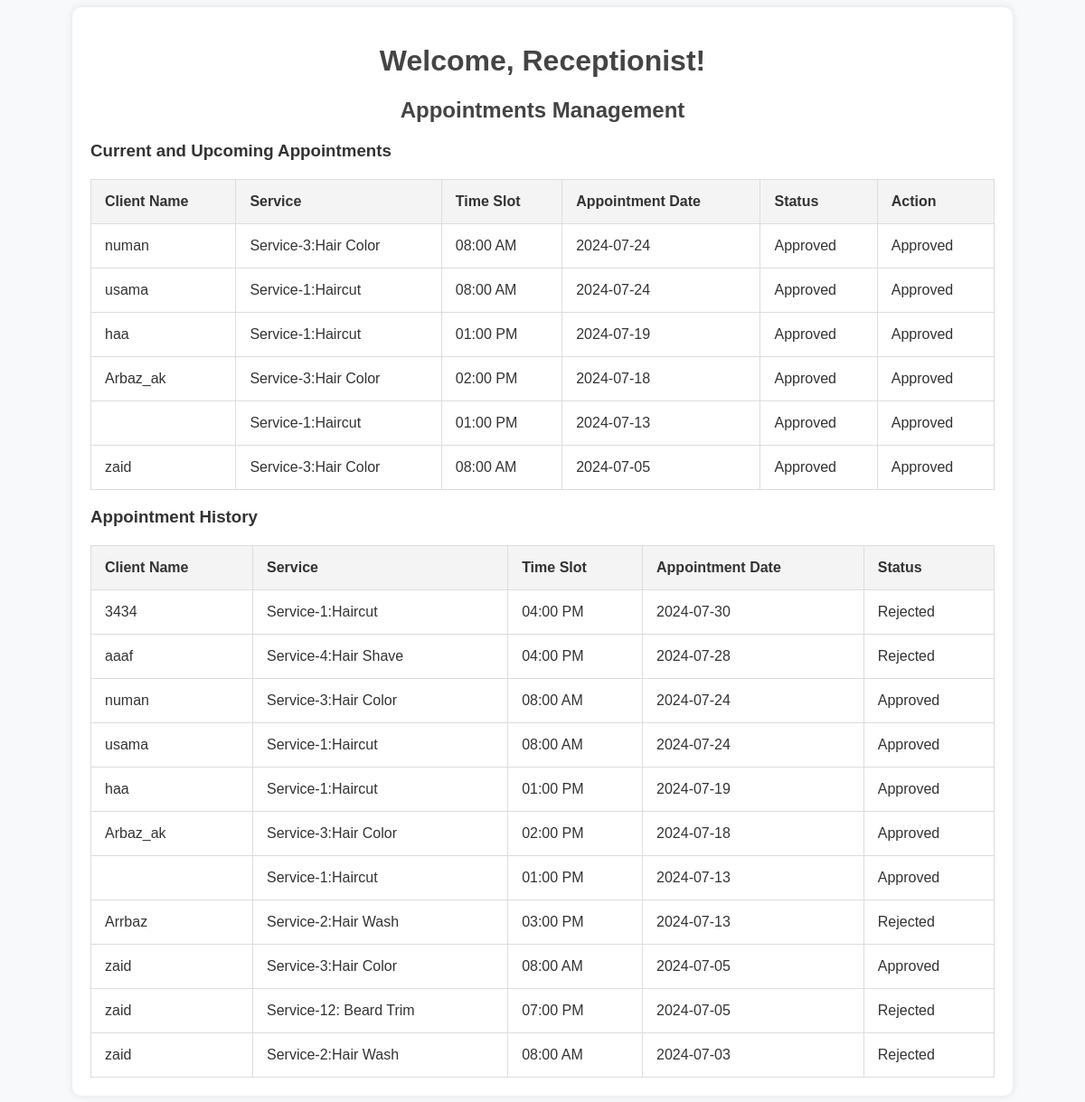
Page /e_project_saloon_management/barber-shop-template/receptionist_dashboard.php (signed in) on the committed database.
### tables this page shows
CREATE TABLE `appointments` (
  `id` int(11) NOT NULL,
  `user_id` int(11) DEFAULT NULL,
  `user_name` varchar(100) NOT NULL,
  `stylist_id` int(11) NOT NULL,
  `user_email` varchar(100) NOT NULL,
  `service_id` varchar(255) NOT NULL,
  `appointment_date` date NOT NULL,
  `time_slot_id` int(11) DEFAULT NULL,
  `status` enum('pending','approved','rejected') DEFAULT 'pending'
);

CREATE TABLE `services` (
  `id` int(11) NOT NULL,
  `service_name` varchar(255) NOT NULL,
  `price` decimal(10,2) NOT NULL,
  `description` text DEFAULT NULL,
  `created_at` timestamp NOT NULL DEFAULT current_timestamp()
);

CREATE TABLE `time_slots` (
  `id` int(11) NOT NULL,
  `slot_time` time NOT NULL
);

### e_project_saloon_management/barber-shop-template/receptionist_dashboard.php (the view, shortened to what this page needs)
<?php
include('../admin_panel/db_connection.php');
$current_appointments_sql = "
    SELECT a.*, t.slot_time, s.service_name
    FROM appointments a
    JOIN time_slots t ON a.time_slot_id = t.id
    JOIN services s ON a.service_id = s.id
    WHERE a.status = 'pending' OR a.status = 'approved'
    ORDER BY a.appointment_date DESC
";
$current_appointments_result = $conn->query($current_appointments_sql);
$appointment_history_sql = "
    SELECT a.*, t.slot_time, s.service_name
    FROM appointments a
    JOIN time_slots t ON a.time_slot_id = t.id
    JOIN services s ON a.service_id = s.id
    WHERE a.status != 'pending'
    ORDER BY a.appointment_date DESC
";
$appointment_history_result = $conn->query($appointment_history_sql);
?>
<!DOCTYPE html>
<html>
<head>
</head>
<body>
<div class="container">
    <h1>Welcome, Receptionist!</h1>
    <h2>Appointments Management</h2>
    <h3>Current and Upcoming Appointments</h3>
    <?php if ($current_appointments_result->num_rows > 0): ?>
        <table>
            <thead>
                <tr>
                    <th>Client Name</th>
                    <th>Service</th>
                    <th>Time Slot</th>
                    <th>Appointment Date</th>
                    <th>Status</th>
                    <th>Action</th>
                </tr>
            </thead>
            <tbody>
                <?php while ($appointment = $current_appointments_result->fetch_assoc()): ?>
                    <tr>
                        <td><?= htmlspecialchars($appointment['user_name']) ?></td>
                        <td><?= htmlspecialchars($appointment['service_name']) ?></td>
                        <td><?= htmlspecialchars(date('h:i A', strtotime($appointment['slot_time']))) ?></td>
                        <td><?= htmlspecialchars($appointment['appointment_date']) ?></td>
                        <td><?= ucfirst(htmlspecialchars($appointment['status'])) ?></td>
                        <td>
                            <?php if ($appointment['status'] == 'pending'): ?>
                                <form method="POST" action="">
                                    <input type="hidden" name="appointment_id" value="<?= htmlspecialchars($appointment['id']) ?>">
                                    <div class="action-buttons">
                                        <select name="status">
                                            <option value="approved">Approve</option>
                                            <option value="rejected">Reject</option>
                                        </select>
                                        <input type="submit" value="Update">
                                    </div>
                                </form>
                            <?php else: ?>
                                <?= ucfirst(htmlspecialchars($appointment['status'])) ?>
                            <?php endif; ?>
                        </td>
                    </tr>
                <?php endwhile; ?>
            </tbody>
        </table>
    <?php else: ?>
        <p>No current appointments found.</p>
    <?php endif; ?>
    <h3>Appointment History</h3>
    <?php if ($appointment_history_result->num_rows > 0): ?>
        <table>
            <thead>
                <tr>
                    <th>Client Name</th>
                    <th>Service</th>
                    <th>Time Slot</th>
                    <th>Appointment Date</th>
                    <th>Status</th>
                </tr>
            </thead>
            <tbody>
                <?php while ($appointment = $appointment_history_result->fetch_assoc()): ?>
                    <tr>
                        <td><?= htmlspecialchars($appointment['user_name']) ?></td>
                        <td><?= htmlspecialchars($appointment['service_name']) ?></td>
                        <td><?= htmlspecialchars(date('h:i A', strtotime($appointment['slot_time']))) ?></td>
                        <td><?= htmlspecialchars($appointment['appointment_date']) ?></td>
                        <td><?= ucfirst(htmlspecialchars($appointment['status'])) ?></td>
                    </tr>
                <?php endwhile; ?>
            </tbody>
        </table>
    <?php else: ?>
        <p>No appointment history found.</p>
    <?php endif; ?>
</div>
</body>
</html>

### e_project_saloon_management/barber-shop-template/receptionist_dashboard.php (style rules this page uses)
body { font-family: Arial, sans-serif; background-color: #f8f9fa; color: #333; }
.container { max-width: 1000px; margin: auto; padding: 20px; background-color: #fff; border-radius: 10px; box-shadow: 0 0 10px rgba(0, 0, 0, 0.1); }
h1, h2 { text-align: center; color: #444; }
table { width: 100%; border-collapse: collapse; margin-top: 20px; }
table th, table td { padding: 15px; border: 1px solid #ddd; text-align: left; }
table th { background-color: #f4f4f4; }

### rows in the picture
appointments: user_name "numan", service.service_name "Service-3:Hair Color", time_slot.slot_time "08:00 AM", appointment_date "2024-07-24", status "Approved"
appointments: user_name "usama", service.service_name "Service-1:Haircut", time_slot.slot_time "08:00 AM", appointment_date "2024-07-24", status "Approved"
appointments: user_name "haa", service.service_name "Service-1:Haircut", time_slot.slot_time "01:00 PM", appointment_date "2024-07-19", status "Approved"
appointments: user_name "Arbaz_ak", service.service_name "Service-3:Hair Color", time_slot.slot_time "02:00 PM", appointment_date "2024-07-18", status "Approved"
appointments: service.service_name "Service-1:Haircut", time_slot.slot_time "01:00 PM", appointment_date "2024-07-13", status "Approved"
appointments: user_name "zaid", service.service_name "Service-3:Hair Color", time_slot.slot_time "08:00 AM", appointment_date "2024-07-05", status "Approved"
appointments: user_name "3434", service.service_name "Service-1:Haircut", time_slot.slot_time "04:00 PM", appointment_date "2024-07-30", status "Rejected"
appointments: user_name "aaaf", service.service_name "Service-4:Hair Shave", time_slot.slot_time "04:00 PM", appointment_date "2024-07-28", status "Rejected"
appointments: user_name "Arrbaz", service.service_name "Service-2:Hair Wash", time_slot.slot_time "03:00 PM", appointment_date "2024-07-13", status "Rejected"
appointments: user_name "zaid", service.service_name "Service-12: Beard Trim", time_slot.slot_time "07:00 PM", appointment_date "2024-07-05", status "Rejected"
appointments: user_name "zaid", service.service_name "Service-2:Hair Wash", time_slot.slot_time "08:00 AM", appointment_date "2024-07-03", status "Rejected"
